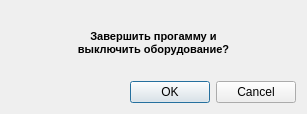
<?xml version="1.0" encoding="UTF-8"?>
<ui version="4.0">
 <class>WarningWidget</class>
 <widget class="QDialog" name="WarningWidget">
  <property name="geometry">
   <rect>
    <x>0</x>
    <y>0</y>
    <width>307</width>
    <height>114</height>
   </rect>
  </property>
  <property name="sizePolicy">
   <sizepolicy hsizetype="Expanding" vsizetype="Expanding">
    <horstretch>0</horstretch>
    <verstretch>0</verstretch>
   </sizepolicy>
  </property>
  <property name="minimumSize">
   <size>
    <width>200</width>
    <height>100</height>
   </size>
  </property>
  <property name="windowTitle">
   <string>Warning</string>
  </property>
  <property name="toolTipDuration">
   <number>-1</number>
  </property>
  <layout class="QVBoxLayout" name="verticalLayout">
   <property name="sizeConstraint">
    <enum>QLayout::SetMaximumSize</enum>
   </property>
   <item>
    <widget class="QLabel" name="label">
     <property name="font">
      <font>
       <pointsize>8</pointsize>
       <weight>75</weight>
       <bold>true</bold>
       <stylestrategy>PreferDefault</stylestrategy>
       <kerning>true</kerning>
      </font>
     </property>
     <property name="text">
      <string>Завершить прогамму и 
выключить оборудование?</string>
     </property>
     <property name="alignment">
      <set>Qt::AlignCenter</set>
     </property>
    </widget>
   </item>
   <item>
    <widget class="QDialogButtonBox" name="buttonBox">
     <property name="orientation">
      <enum>Qt::Horizontal</enum>
     </property>
     <property name="standardButtons">
      <set>QDialogButtonBox::Cancel|QDialogButtonBox::Ok</set>
     </property>
    </widget>
   </item>
  </layout>
 </widget>
 <resources/>
 <connections>
  <connection>
   <sender>buttonBox</sender>
   <signal>accepted()</signal>
   <receiver>WarningWidget</receiver>
   <slot>accept()</slot>
   <hints>
    <hint type="sourcelabel">
     <x>248</x>
     <y>254</y>
    </hint>
    <hint type="destinationlabel">
     <x>157</x>
     <y>274</y>
    </hint>
   </hints>
  </connection>
  <connection>
   <sender>buttonBox</sender>
   <signal>rejected()</signal>
   <receiver>WarningWidget</receiver>
   <slot>reject()</slot>
   <hints>
    <hint type="sourcelabel">
     <x>316</x>
     <y>260</y>
    </hint>
    <hint type="destinationlabel">
     <x>286</x>
     <y>274</y>
    </hint>
   </hints>
  </connection>
 </connections>
</ui>
